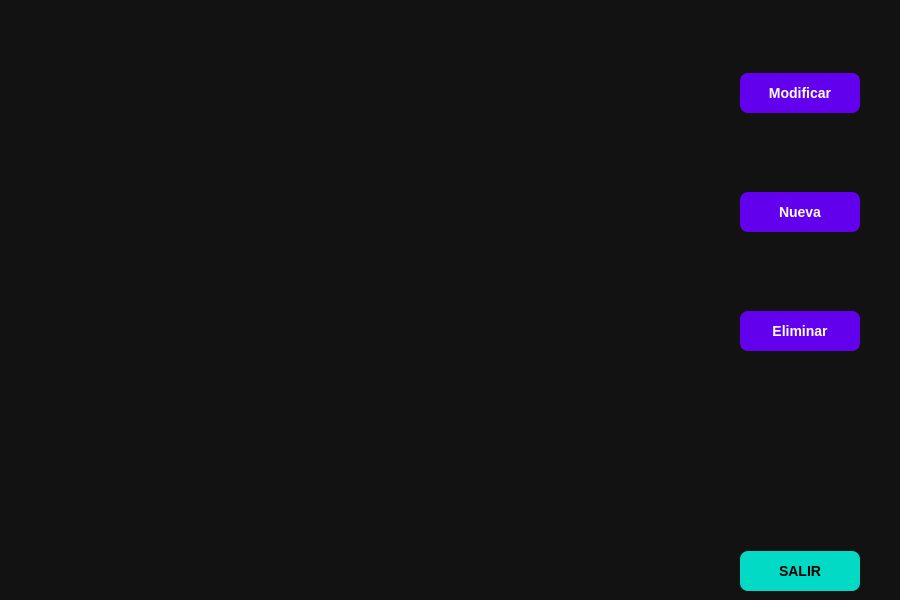
<?xml version="1.0" encoding="UTF-8"?>
<ui version="4.0">
 <class>RESERVAS</class>
 <widget class="QWidget" name="RESERVAS">
  <property name="geometry">
   <rect>
    <x>0</x>
    <y>0</y>
    <width>900</width>
    <height>600</height>
   </rect>
  </property>
  <property name="minimumSize">
   <size>
    <width>900</width>
    <height>600</height>
   </size>
  </property>
  <property name="maximumSize">
   <size>
    <width>900</width>
    <height>600</height>
   </size>
  </property>
  <property name="windowTitle">
   <string>RESERVAS</string>
  </property>
  <property name="styleSheet">
   <string notr="true">QWidget {
    background-color: #121212;  
    border-radius: 12px;
    padding: 24px;
    color: #E8EAF6;  
}


QLabel {
    font-size: 14px;
    font-weight: 600;
    color: #E8EAF6;  
}


QLineEdit {
    border: 2px solid #6200EE;
    border-radius: 8px;
    padding: 10px 14px;
    background-color: #333333;  
    font-size: 14px;
    color: #E8EAF6;  
}

QLineEdit:focus {
    border-color: #03DAC5; 
}


QPushButton {
    background-color: #6200EE;  
    color: #FFFFFF;  
    border: none;
    border-radius: 8px;
    padding: 12px 20px;
    font-size: 14px;
    font-weight: bold;
}

QPushButton:hover {
    background-color: #3700B3;
}

QPushButton:pressed {
    background-color: #3100A0;
}

</string>
  </property>
  <widget class="QTableWidget" name="tableWidget_reservas">
   <property name="geometry">
    <rect>
     <x>20</x>
     <y>10</y>
     <width>701</width>
     <height>571</height>
    </rect>
   </property>
  </widget>
  <widget class="QWidget" name="widget_2" native="true">
   <property name="geometry">
    <rect>
     <x>740</x>
     <y>0</y>
     <width>144</width>
     <height>591</height>
    </rect>
   </property>
   <layout class="QFormLayout" name="formLayout_2">
    <item row="0" column="0">
     <spacer name="verticalSpacer">
      <property name="orientation">
       <enum>Qt::Vertical</enum>
      </property>
      <property name="sizeHint" stdset="0">
       <size>
        <width>20</width>
        <height>53</height>
       </size>
      </property>
     </spacer>
    </item>
    <item row="1" column="0">
     <widget class="QPushButton" name="modificar_button">
      <property name="minimumSize">
       <size>
        <width>120</width>
        <height>40</height>
       </size>
      </property>
      <property name="text">
       <string>Modificar</string>
      </property>
     </widget>
    </item>
    <item row="2" column="0">
     <spacer name="verticalSpacer_2">
      <property name="orientation">
       <enum>Qt::Vertical</enum>
      </property>
      <property name="sizeHint" stdset="0">
       <size>
        <width>20</width>
        <height>53</height>
       </size>
      </property>
     </spacer>
    </item>
    <item row="3" column="0">
     <widget class="QPushButton" name="nueva_button">
      <property name="minimumSize">
       <size>
        <width>120</width>
        <height>40</height>
       </size>
      </property>
      <property name="text">
       <string>Nueva</string>
      </property>
     </widget>
    </item>
    <item row="4" column="0">
     <spacer name="verticalSpacer_3">
      <property name="orientation">
       <enum>Qt::Vertical</enum>
      </property>
      <property name="sizeHint" stdset="0">
       <size>
        <width>20</width>
        <height>53</height>
       </size>
      </property>
     </spacer>
    </item>
    <item row="5" column="0">
     <widget class="QPushButton" name="eliminar_button">
      <property name="minimumSize">
       <size>
        <width>120</width>
        <height>40</height>
       </size>
      </property>
      <property name="text">
       <string>Eliminar</string>
      </property>
     </widget>
    </item>
    <item row="6" column="0">
     <spacer name="verticalSpacer_4">
      <property name="orientation">
       <enum>Qt::Vertical</enum>
      </property>
      <property name="sizeHint" stdset="0">
       <size>
        <width>20</width>
        <height>188</height>
       </size>
      </property>
     </spacer>
    </item>
    <item row="7" column="0">
     <widget class="QPushButton" name="salir_button">
      <property name="minimumSize">
       <size>
        <width>120</width>
        <height>40</height>
       </size>
      </property>
      <property name="styleSheet">
       <string notr="true">QPushButton {
    background-color: #03DAC5; 
    color: #000000; 
}

QPushButton:hover {
    background-color: #018786;  
}

QPushButton:pressed {
    background-color: #01675B;  
}</string>
      </property>
      <property name="text">
       <string>SALIR</string>
      </property>
     </widget>
    </item>
   </layout>
  </widget>
 </widget>
 <resources/>
 <connections/>
</ui>
